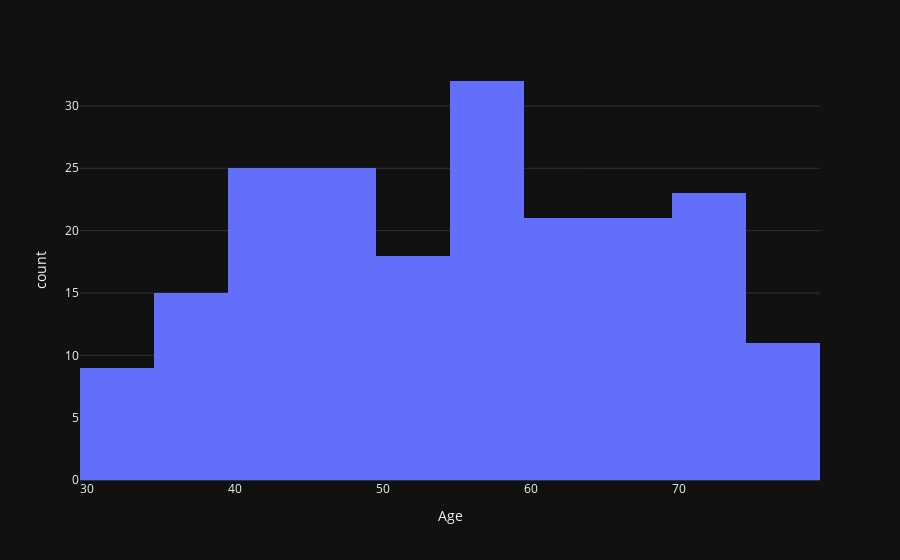

This figure's notebook cell:
### Markdown cell above
# Histograms for value counts of numerical variables distrbution

### Code cell
age_hist = px.histogram(df,
                        x='Age',
                        #color='Group',
                       )
age_hist.show()

### Figure 1 — Plotly figure (JSON) as saved in the notebook; plotly's stock layout.template omitted (floating-point values rounded to 4 significant figures; data arrays with more than 128 entries replaced by an {"elided": "..."} marker saying what was removed)
{"data": [{"alignmentgroup": "True", "bingroup": "x", "hovertemplate": "Age=%{x}<br>count=%{y}<extra></extra>", "legendgroup": "", "marker": {"color": "#636efa"}, "name": "", "offsetgroup": "", "orientation": "v", "showlegend": false, "type": "histogram", "x": {"elided": "200 int values"}, "xaxis": "x", "yaxis": "y"}], "layout": {"barmode": "relative", "legend": {"tracegroupgap": 0}, "margin": {"t": 60}, "xaxis": {"anchor": "y", "domain": [0, 1], "title": {"text": "Age"}}, "yaxis": {"anchor": "x", "domain": [0, 1], "title": {"text": "count"}}}}
